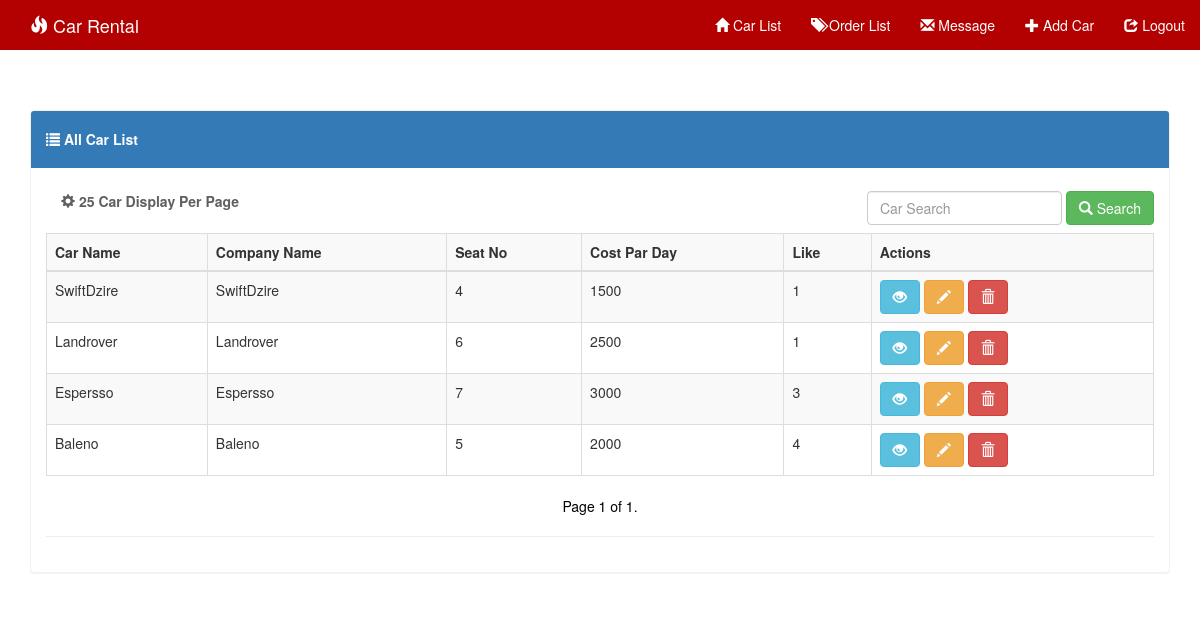
The page / on the database its author committed.
### system/models.py (models this page shows, shortened)
class Car(models.Model):
    image = models.ImageField(upload_to=uploaded_location,null=True, blank=True, width_field="width_field", height_field="height_field")
    height_field = models.IntegerField(default=0)
    width_field = models.IntegerField(default=0)
    car_name = models.CharField(max_length=100)
    company_name = models.CharField(max_length=100)
    num_of_seats = models.IntegerField()
    cost_par_day = models.CharField(max_length=50)
    content = models.TextField()
    like = models.IntegerField(default=0)

### system/views.py (the view, shortened to what this page needs)
# urls.py: url(r'^$', admin_car_list, name='adminIndex'),
def admin_car_list(request):
    car = Car.objects.order_by('-id')
    query = request.GET.get('q')
    paginator = Paginator(car, 12)  # Show 15 contacts per page
    page = request.GET.get('page')
    try:
        car = paginator.page(page)
    except PageNotAnInteger:
        car = paginator.page(1)
    except EmptyPage:
        car = paginator.page(paginator.num_pages)
    context = {
        'car': car,
    }
    return render(request, 'admin_index.html', context)

### templates/admin_index.html (shortened to what this page needs)
{% extends 'base.html' %}
{% block nav %}
    <div class="collapse navbar-collapse" id="myNavbar">
      <ul class="nav navbar-nav navbar-right">
        <li><a href="{% url 'adminIndex' %}"><span class="glyphicon glyphicon-home"></span> Car List</a></li>
        <li><a href="{% url 'order_list' %}"><span class="glyphicon glyphicon-tags"></span> Order List</a></li>
        <li><a href="{% url 'message' %}"><span class="glyphicon glyphicon-envelope"></span> Message</a></li>
          <li><a href="{% url 'car_create' %}"><span class="glyphicon glyphicon-plus"></span> Add Car</a></li>
        <li><a href="{% url 'logout' %}"><span class="glyphicon glyphicon-share"></span> Logout</a></li>
      </ul>
    </div>
{% endblock %}
{% block body %}
<div class='container table-responsive'>
<div class="panel panel-primary">
  <div class="panel-heading"><h5><strong><span class="glyphicon glyphicon-list"></span> All Car List</strong></h5> </div>
    <div class="panel-body">
  <strong class="navbar-form navbar-left" style="color: #5f5f5f;"><span class="glyphicon glyphicon-cog"></span> 25 Car Display Per Page </strong>
      <form method="GET" class="navbar-form navbar-right" role="search">
        <div class="form-group">
          <input type="text" class="form-control" placeholder="Car Search" value="{{request.GET.q}}" name="q">
        </div>
        <button type="submit" class="btn btn-success"><span class="glyphicon glyphicon-search"></span> Search</button>
      </form>
  <table class="table table-bordered table-striped table-hover">
   <tr>
    <td><strong>Car Name</strong></td>
    <td><strong>Company Name</strong></td>
    <td><strong>Seat No</strong></td>
    <td><strong>Cost Par Day</strong></td>
    <td><strong>Like</strong></td>
    <td><strong>Actions</strong></td>
  </tr>
      <tbody>
      {% for ob in car %}
    <tr>
    <td>{{ob.car_name}}</td>
    <td>{{ob.company_name}}</td>
    <td>{{ob.num_of_seats}}</td>
    <td>{{ob.cost_par_day}}</td>
    <td>{{ob.like}}</td>
    <td>
         <a href="{% url 'car_detail' ob.id %}"><button type="button" class="btn btn-info"><span class="glyphicon glyphicon-eye-open"></span></button></a>
         <a href="{% url 'car_edit' ob.id %}"><button type="button" class="btn btn-warning"><span class="glyphicon glyphicon-pencil"></span></button></a>
         <a href="{% url 'car_delete' ob.id %}"><button type="button" class="btn btn-danger" onclick="return getConfirmation()"><span class="glyphicon glyphicon-trash"></span></button></a>
    </td>
    </tr>
    {% endfor %}
</tbody>
  </table>
<nav>
  <ul class="pager">
      <li class="previous" style="color: black !important;">
          Page {{ car.number }} of {{ car.paginator.num_pages }}.
    </li>
  </ul>
</nav>
        <hr>
</div>
</div>
</div>
{% endblock %}

### templates/base.html (shortened to what this page needs)
{% load static %}
<!doctype html>
<html lang="en">
<head>
    <link rel="stylesheet" href="{% static 'css/bootstrap.min.css' %}">
    <link rel="stylesheet" href="{% static 'css/style.css' %}">
<body>
<nav class="navbar navbar-custom navbar-fixed-top">
  <div class="container">
    <div class="navbar-header">
      <div class="navbar-brand"><span class="glyphicon glyphicon-fire"></span> Car Rental</div>
    </div>
      <div class="collapse navbar-collapse" id="myNavbar">
      <ul class="nav navbar-nav navbar-right">
         <li>
{% block nav %}{% endblock %}
      </ul>
    </div>
  </div>
</nav>
{% block body %}{% endblock %}
</body>
</html>

### static/css/style.css (style rules this page uses)
body { background:url('../images/'); }
.navbar { margin-bottom: 35px !important; background-color: red; z-index: 9999; border: 0; font-size: 14px !important; line-height: 1.42857143 !important; border-radius: 0; }
.navbar li a, .navbar .navbar-brand { color: #fff !important; }
.navbar-custom { background-color: #b30000 !important; }
.navbar-fixed-top { position: relative!important; }
.panel { margin-top:25px; }
.panel-primary { border-color: #f1f1f1 !important; }

### rows shown on the page
Car: car_name "SwiftDzire", company_name "SwiftDzire", num_of_seats "4", cost_par_day "1500", like "1"
Car: car_name "Landrover", company_name "Landrover", num_of_seats "6", cost_par_day "2500", like "1"
Car: car_name "Espersso", company_name "Espersso", num_of_seats "7", cost_par_day "3000", like "3"
Car: car_name "Baleno", company_name "Baleno", num_of_seats "5", cost_par_day "2000", like "4"

### other values the page prints
{{ car.number }} "1"
{{ car.paginator.num_pages }} "1"
